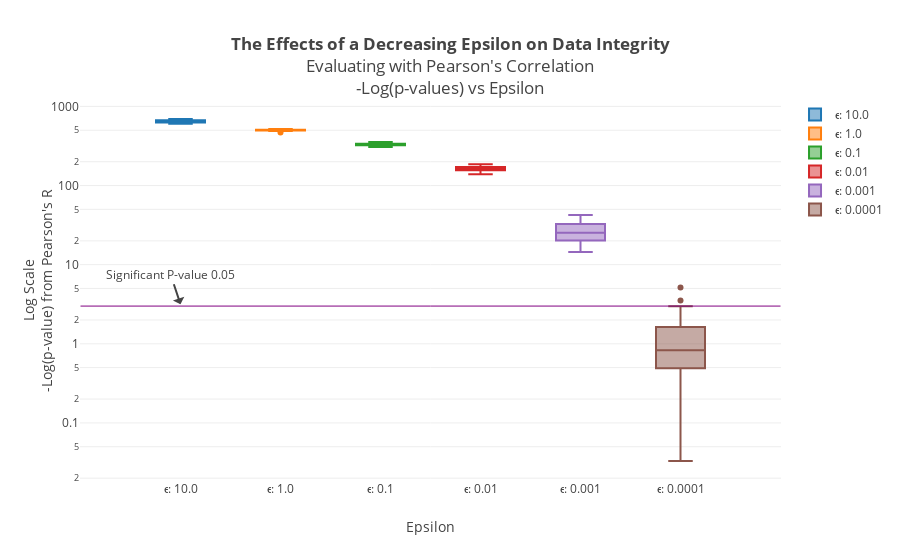

Notebook cell for this chart:
### Code cell
p_value_line_annoation = """
trace_p_value_mark = go.Scatter(
    y=[-np.log(0.05) + 1],
    text=['Significant P-value 0.05'],
    mode='text',
    showlegend=False
)
p_value_data.append(trace_p_value_mark)
"""
layout = go.Layout(
    title = "<b>The Effects of a Decreasing Epsilon on Data Integrity</b><br>Evaluating with Pearson's Correlation<br>-Log(p-values) vs Epsilon",
    yaxis = dict(
        type='log',
        range = [3],
        title="Log Scale<br>-Log(p-value) from Pearson's R"
    ),
    xaxis = dict(
        title="Epsilon"
    ),
    shapes = [dict(
        
                type = 'line',
                x0 = -1,
                x1 = 6.0,
                y0 = -np.log(0.05),
                y1 = -np.log(0.05),
                line = dict(dash='solid', width=1, color="rgb(128, 0, 128)"))],
    annotations=[
        dict(
            x=0,
            y=.5,
            xref='x',
            yref='y',
            text='Significant P-value 0.05'
        )
    ]
)

fig = go.Figure(data=p_value_data, layout=layout)
iplot(fig, filename = "Epsilon P value comparison")

### Figure 1 — Plotly figure (JSON) as saved in the notebook; plotly's stock layout.template omitted (floating-point values rounded to 4 significant figures)
{"data": [{"boxpoints": "outliers", "name": "ϵ: 10.0", "type": "box", "y": [610, 629, 626, 648, 644, 664, 654, 693.7, 619, 691.9, 623, 655, 666.6, 617, 692.1, 691.9, 656, 691.9, 643, 666.3, 665.3, 692.1, 688, 623, 649, 604, 669, 666.3, 645, 628]}, {"boxpoints": "outliers", "name": "ϵ: 1.0", "type": "box", "y": [488.2, 502.8, 505.7, 506.3, 509.7, 497.6, 517.8, 500.6, 501.9, 499.7, 511.9, 492.7, 467.1, 497.9, 493.9, 496.6, 516.4, 502.3, 503.6, 492.1, 502.0, 499.1, 505.1, 512.4, 489.6, 501.9, 494.6, 504.7, 506.6, 499.4]}, {"boxpoints": "outliers", "name": "ϵ: 0.1", "type": "box", "y": [331.2, 339.0, 348.3, 329.5, 341.7, 330.7, 328.9, 306.1, 338.4, 328.8, 328.6, 325.9, 354.5, 329.9, 321.3, 326.9, 317.2, 341.6, 330.6, 323.7, 324.0, 330.0, 343.4, 337.0, 329.2, 320.8, 318.9, 339.4, 326.1, 319.1]}, {"boxpoints": "outliers", "name": "ϵ: 0.01", "type": "box", "y": [164.1, 162.5, 169.1, 165.4, 186.2, 174.8, 168.8, 150.7, 139.0, 158.9, 158.7, 142.3, 157.3, 171.7, 174.6, 172.2, 173.5, 171.7, 181.3, 156.6, 149.6, 184.9, 162.1, 168.0, 158.8, 158.1, 151.3, 153.3, 166.3, 149.0]}, {"boxpoints": "outliers", "name": "ϵ: 0.001", "type": "box", "y": [20.2, 25.56, 27.15, 18.56, 26.56, 16.09, 19.18, 36.96, 33.15, 42.37, 23.62, 32.59, 22.31, 25.25, 17.73, 18.94, 20.56, 20.19, 18.59, 33.61, 14.45, 33.79, 25.99, 25.95, 36.91, 22.95, 35.38, 32.48, 26.69, 22.87]}, {"boxpoints": "outliers", "name": "ϵ: 0.0001", "type": "box", "y": [2.973, 1.344, 0.8167, 1.302, 0.8384, 1.505, 0.6202, 0.3515, 0.4908, 0.7128, 0.124, 0.1566, 5.153, 0.7174, 0.033, 1.745, 0.5737, 1.626, 2.369, 0.2322, 1.502, 0.7325, 1.404, 0.2342, 0.1095, 2.023, 2.348, 3.515, 1.553, 0.5943]}], "layout": {"annotations": [{"text": "Significant P-value 0.05", "x": 0, "xref": "x", "y": 0.5, "yref": "y"}], "shapes": [{"line": {"color": "rgb(128, 0, 128)", "dash": "solid", "width": 1}, "type": "line", "x0": -1, "x1": 6, "y0": 2.996, "y1": 2.996}], "title": "<b>The Effects of a Decreasing Epsilon on Data Integrity</b><br>Evaluating with Pearson's Correlation<br>-Log(p-values) vs Epsilon", "xaxis": {"title": "Epsilon"}, "yaxis": {"range": [3], "title": "Log Scale<br>-Log(p-value) from Pearson's R", "type": "log"}}}
